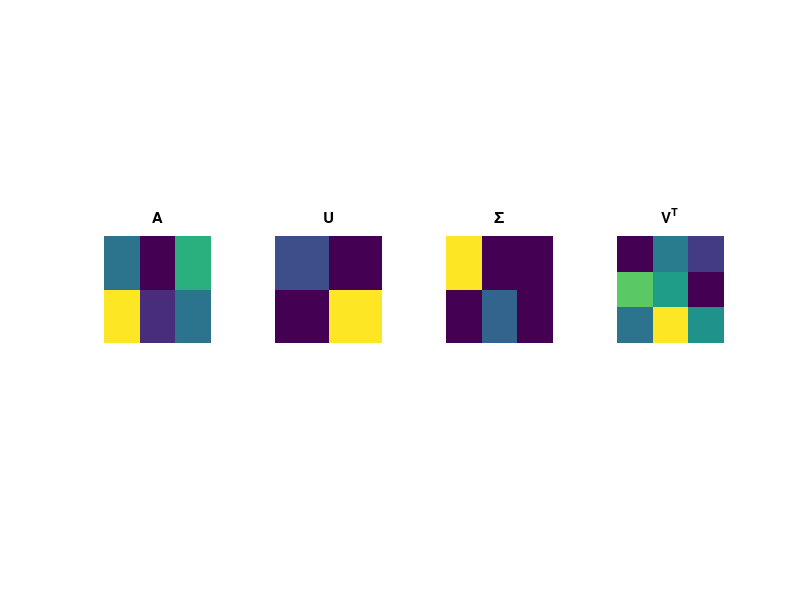
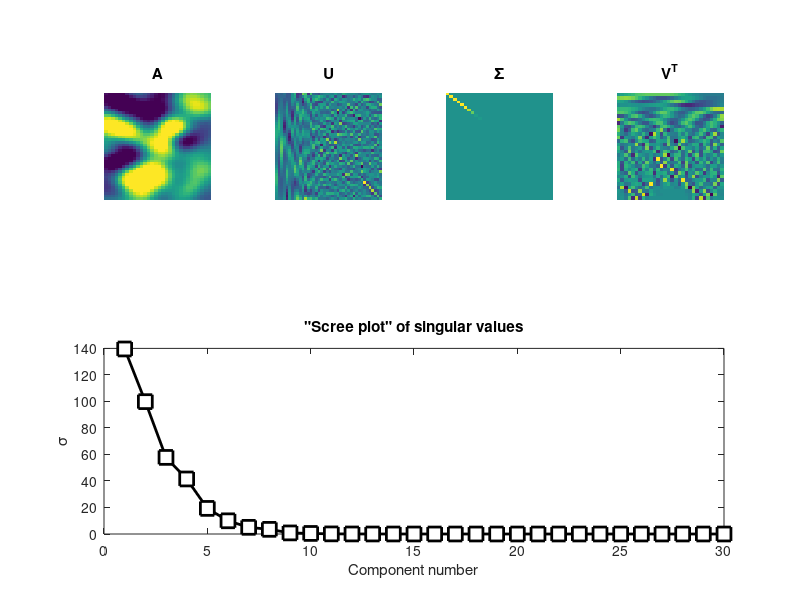
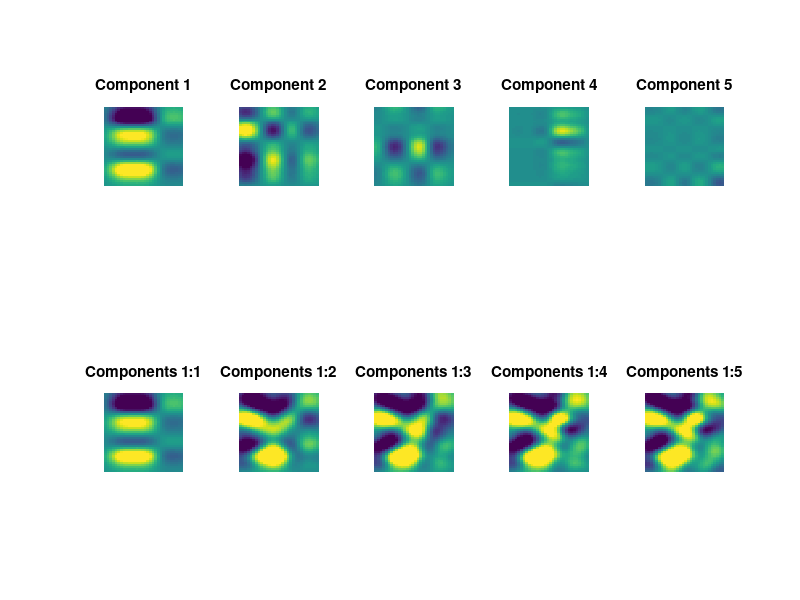
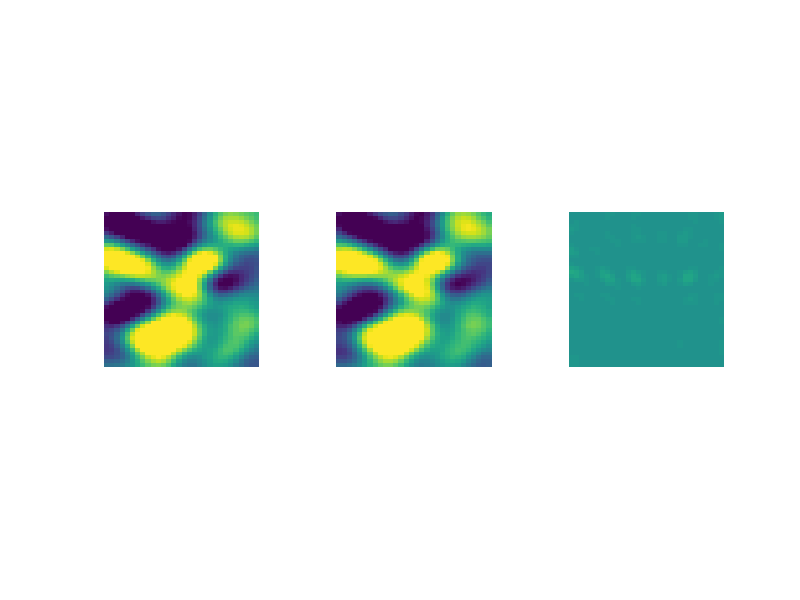

MATLAB code to generate these figures, in order: (Note: this script raises an error after producing the figures.)
%%
%     COURSE: Linear algebra: theory and implementation
%    SECTION: Singular value decomposition
%      VIDEO: Singular value decomposition
% Instructor: mikexcohen.com
% 
%%

% the matrix
A = [3 0 5; 8 1 3];

[U,S,V] = svd(A);

figure(1), clf
subplot(141), imagesc(A)
axis square, axis off, title('A')

subplot(142), imagesc(U)
axis square, axis off, title('U')

subplot(143), imagesc(S)
axis square, axis off, title('\Sigma')

subplot(144), imagesc(V')
axis square, axis off, title('V^T')

%%
%     COURSE: Linear algebra: theory and implementation
%    SECTION: Singular value decomposition
%      VIDEO: Spectral theory of matrices
% Instructor: mikexcohen.com
% 
%%

% matrix sizes
m = 40;
n = 30;

% define a 2D Gaussian for smoothing
k = round((m+n)/4);
[X,Y] = meshgrid(linspace(-3,3,k));
g2d = exp( -(X.^2 + Y.^2)/(k/8) );


% matrix
A = conv2(randn(m,n),g2d,'same');

% SVD
[U,S,V] = svd(A);


% color limit based on matrix range
clim = [-.5 .5]*max(abs(A(:)));

% show the constituent matrices
figure(2), clf
subplot(241), imagesc(A)
axis square, axis off, title('A')
set(gca,'clim',clim)

subplot(242), imagesc(U)
axis square, axis off, title('U')

subplot(243), imagesc(S)
axis square, axis off, title('\Sigma')
set(gca,'clim',clim)

subplot(244), imagesc(V')
axis square, axis off, title('V^T')

subplot(212)
plot(diag(S),'ks-','linew',2,'markersize',10,'markerfacecolor','w')
xlabel('Component number'), ylabel('\sigma')
title('"Scree plot" of singular values')

%% now show the first 5 "layers" separately

figure(3), clf

rank1mats = zeros(5,m,n);

for i=1:5
    
    % create rank1 matrix
    rank1mats(i,:,:) = U(:,i)*S(i,i)*V(:,i)';
    
    subplot(2,5,i)
    imagesc(squeeze(rank1mats(i,:,:)))
    axis square, axis off
    set(gca,'clim',clim)
    title([ 'Component ' num2str(i) ])
    
    subplot(2,5,i+5)
    imagesc(squeeze(sum(rank1mats(1:i,:,:),1)))
    axis square, axis off
    set(gca,'clim',clim)
    title([ 'Components 1:' num2str(i) ])
end

%%
%     COURSE: Linear algebra: theory and implementation
%    SECTION: Singular value decomposition
%      VIDEO: SVD for low-rank approximations
% Instructor: mikexcohen.com
% 
%%


% number of components (singular "layers") to keep
nComps = 5;

% reduced vectors
Ur = U(:,1:nComps);
Sr = S(1:nComps,1:nComps);
Vr = V(:,1:nComps);

% low-rank apporoximation
reconImage = Ur*Sr*Vr';

% rank (confirm same as nComps)
rank(reconImage)

% error map and percent difference from original matrix
errormap = (reconImage-A).^2;
pctdiff  = 100*norm(reconImage-A)/norm(A);

% show the results!
figure(4), clf
subplot(131), imagesc(A)
axis square, axis off
set(gca,'clim',clim)

subplot(132), imagesc(reconImage)
axis square, axis off
set(gca,'clim',clim)

subplot(133), imagesc(errormap)
axis square, axis off
set(gca,'clim',clim)


% put SVD results into structure (ease of size comparison)
mapRecn.U = Ur;
mapRecn.S = Sr;
mapRecn.V = Vr;

% get variable information
reconsize = whos('mapRecn');
origsize  = whos('A');

% display compression
disp([ num2str(100-100*reconsize.bytes/origsize.bytes) '% compression and ' ...
       num2str(pctdiff) '% error for r=' num2str(nComps) ' low-rank approximation.' ])
   

%%
%     COURSE: Linear algebra: theory and implementation
%    SECTION: Eigendecomposition
%      VIDEO: Convert singular values to percent variance
% Instructor: mikexcohen.com
% 
%%

% matrix sizes
m = 40;
n = 30;

% define a 2D Gaussian for smoothing
k = round((m+n)/4);
[X,Y] = meshgrid(linspace(-3,3,k));
g2d = exp( -(X.^2 + Y.^2)/(k/8) );


% matrix
A = conv2(randn(m,n),g2d,'same');

% SVD (need only singular values)
s = svd(A);

% convert to percent variance
spct = 100*s/sum(s);

% plot the singular values for comparison
figure(6), clf
subplot(211)
plot(s,'ks-','linew',2,'markersize',10,'markerfacecolor','w')
xlabel('Component number'), ylabel('\sigma')
title('Raw singular values')

subplot(212)
plot(spct,'ks-','linew',2,'markersize',10,'markerfacecolor','w')
xlabel('Component number'), ylabel('\sigma (% of total)')
title('Percent-change-normalized singular values')


%%
%     COURSE: Linear algebra: theory and implementation
%    SECTION: Singular value decomposition
%      VIDEO: SVD, matrix inverse, and pseudoinverse
% Instructor: mikexcohen.com
% 
%%


% the matrix
A = [ 1 2 3;
      1 2 4; % hint: change 2->0 for invertible matrix to test
      1 2 5];
  
% SVD
[U,S,V] = svd(A);

% pseudoinvert S
nonzeroels = S>eps; % find nonzero elements
S(nonzeroels) = 1./S(nonzeroels); % invert only those elements

% now pseudoinvert A
Ai = V*S*U';

% it's sortof close to I...?
Ai*A

% compute with MATLAB's pinv
[ Ai pinv(A) ]


%%
%     COURSE: Linear algebra: theory and implementation
%    SECTION: Singular value decomposition
%      VIDEO: Condition number of a matrix
% Instructor: mikexcohen.com
% 
%%


% matrix sizes
m = 40;

% define a 2D Gaussian for smoothing
k     = round(m/2); % try denominators from .1 to 10
[X,Y] = meshgrid(linspace(-3,3,k));
g2d   = exp( -(X.^2 + Y.^2)/(k/8) );

% matrix
A = randn(m);
A = conv2(randn(m),g2d,'same');


% SVD (we need only the singular values,
%      not the singular vectors)
s = svd(A);

% compute condition number
condnum = s(1)/s(end);

% show the matrix
figure(6), clf
subplot(211)
imagesc(A), axis square, axis off
title([ 'Condition number: ' num2str(condnum) ])

subplot(212)
plot(s,'ks-','linew',2,'markersize',10,'markerfacecolor','w')
xlabel('Component number'), ylabel('\sigma')
title('"Scree plot" of singular values')
plt.axis('equal')

%% sphere created from a 3x3 matrix to illustrate the "spread" idea

% the transformation matrix T
T = eye(3);
T(end) = .5;

% create the spherical coordinates
[x,y,z] = sphere;

% impose the transformation matrix onto the sphere coordinates
M = [x(:) y(:) z(:)]';
TM = T*M;

% reshape back to new coordinates
xp = reshape(TM(1,:),[21 21]); % note: 21 is default resolution for sphere function
yp = reshape(TM(2,:),[21 21]);
zp = reshape(TM(3,:),[21 21]);

% and plot
figure(7), clf
surf(xp,yp,zp)
shading interp

axis([-1 1 -1 1 -1 1])
axis square, rotate3d on
title([ 'Transformation matrix \kappa: ' num2str(cond(T)) ])

%% done.
